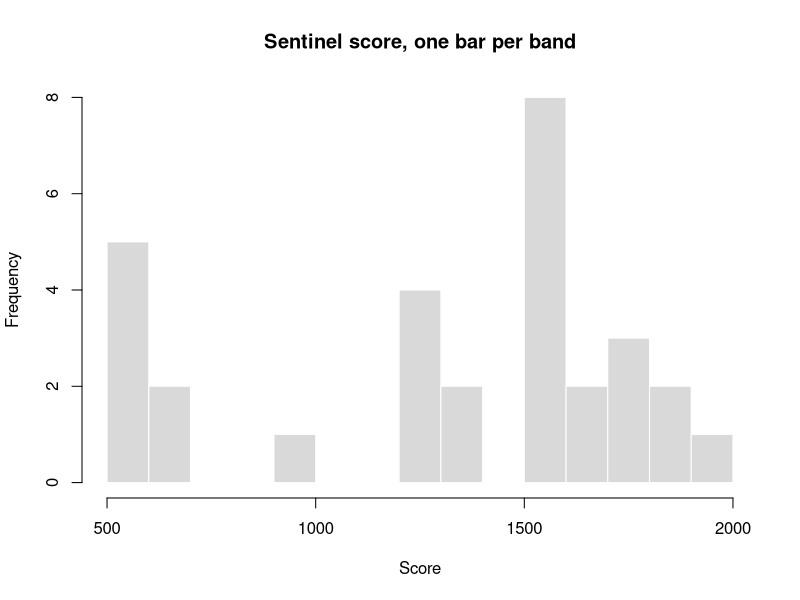
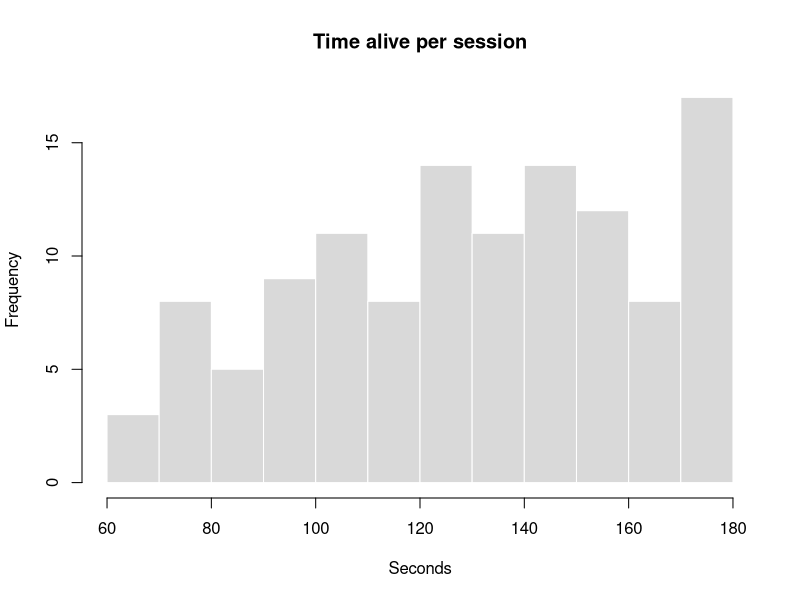
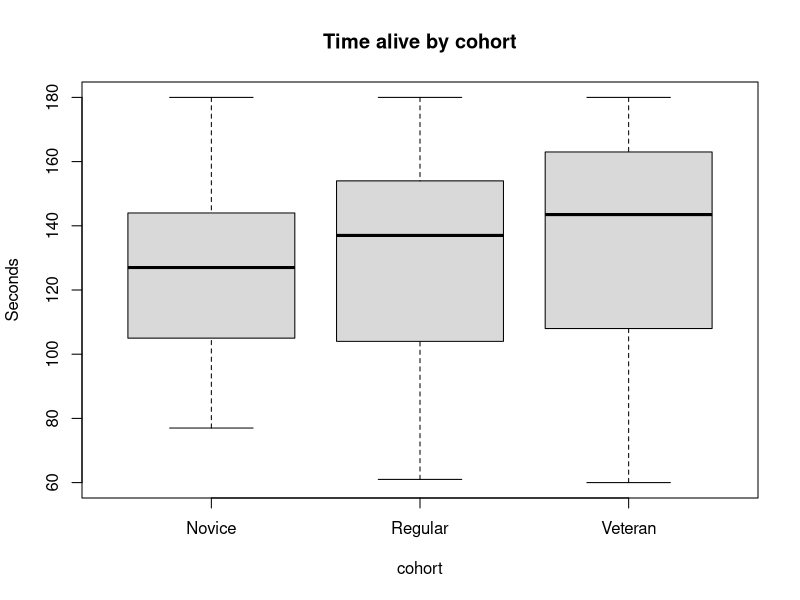

The R source for these figures, in order:
## ---- chunk 1
#| label: data
#| include: false
library(readr)
sessions <- read_csv("data/tidebreak_sessions.csv", show_col_types = FALSE)
survey   <- read_csv("data/tidebreak_survey.csv", show_col_types = FALSE)
## ---- chunk 2
#| label: worked-sentinel
#| include: false
arch_mean   <- tapply(sessions$score, sessions$archetype, mean)
arch_median <- tapply(sessions$score, sessions$archetype, median)
arch_sd     <- tapply(sessions$score, sessions$archetype, sd)
stopifnot(names(which.min(arch_mean)) == "Sentinel",
          names(which.max(arch_sd))   == "Sentinel")

rank_word  <- c("highest", "second-highest", "third-highest", "lowest")
sen_median <- rank_word[rank(-arch_median)[["Sentinel"]]]

sentinel <- sessions$score[sessions$archetype == "Sentinel"]
others   <- arch_sd[names(arch_sd) != "Sentinel"]

obj_low <- sum(survey$objective_clear <= 2)
obj_top  <- sum(survey$objective_clear == 5)
## ---- chunk 3
#| label: worked-sentinel-hist
hist(sentinel,
     breaks = 12,
     main   = "Sentinel score, one bar per band",
     xlab   = "Score",
     col    = "grey85",
     border = "white")
## ---- chunk 4
#| label: worked-objective
table(survey$objective_clear)
## ---- chunk 5
#| label: demo-centre-spread
summary(sessions$time_alive_s)
sd(sessions$time_alive_s)
IQR(sessions$time_alive_s)
quantile(sessions$time_alive_s, c(0.1, 0.9))
## ---- chunk 6
#| label: demo-hist
hist(sessions$time_alive_s,
     breaks = 15,
     main   = "Time alive per session",
     xlab   = "Seconds",
     col    = "grey85",
     border = "white")
## ---- chunk 7
#| label: demo-table
table(sessions$cohort)
## ---- chunk 8
#| label: demo-by-group
tapply(sessions$time_alive_s, sessions$cohort, median)
boxplot(time_alive_s ~ cohort,
        data = sessions,
        main = "Time alive by cohort",
        ylab = "Seconds",
        col  = "grey85")
## ---- chunk 9
#| label: practice-distance
median(sessions$distance_m)
IQR(sessions$distance_m)
mean(sessions$distance_m)
## ---- chunk 10
#| label: practice-deaths
table(sessions$deaths)
